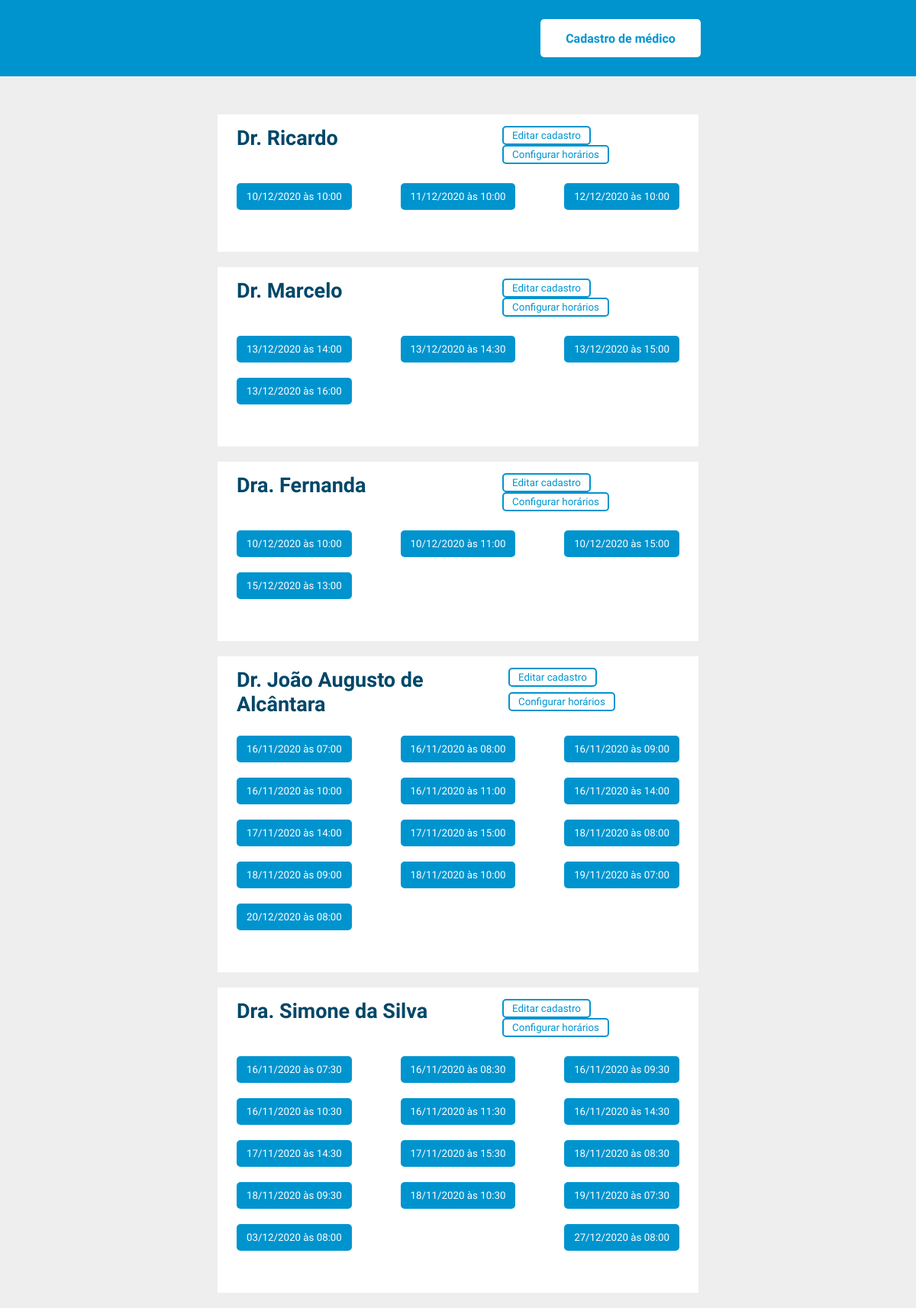
/src/index.php, run on the app's committed database.
### tables this page shows
CREATE TABLE `medico` (
  `id` int NOT NULL,
  `email` varchar(255) NOT NULL,
  `nome` varchar(255) NOT NULL,
  `senha` varchar(50) DEFAULT NULL,
  `data_criacao` timestamp NULL DEFAULT NULL,
  `data_alteracao` timestamp NULL DEFAULT NULL
);

CREATE TABLE `horario` (
  `id` int NOT NULL,
  `id_medico` int NOT NULL,
  `data_horario` datetime DEFAULT NULL,
  `horario_agendado` tinyint(1) DEFAULT '0',
  `data_criacao` timestamp NULL DEFAULT NULL,
  `data_alteracao` timestamp NULL DEFAULT NULL
);

### src/model/conexao-banco-dados.php (called while the page is built, shortened)
<?php
class Conexao {
  public function __construct() {
      try {
          $db = 'mysql:host='. DB_HOST .';dbname='. DB_NAME;
          $this->pdo = new PDO($db, DB_USER, DB_PASS);
      } catch(PDOException $e){
          print $e->getMessage();
      }
  }
}
?>

### src/model/medico-classe-dao.php (called while the page is built, shortened)
<?php
include_once 'conexao-banco-dados.php';
class MedicoDAO extends Conexao {
    public function listaMedicos() {
        try {
            $stmt = $this->pdo->query('SELECT DISTINCT medico.id, medico.nome, medico.email, medico.senha, min(horario.data_horario) FROM medico LEFT JOIN horario ON medico.id = horario.id_medico AND horario.horario_agendado = 0 AND horario.data_horario >= NOW() GROUP BY medico.id ORDER BY min(horario.data_horario) ASC');
            $dados = $stmt->fetchAll(PDO::FETCH_OBJ);
            return $dados;
        }
            catch (PDOException  $e) {
                print $e->getMessage();
        }
    }
}
?>

### src/model/horario-classe-dao.php (called while the page is built, shortened)
<?php
include_once 'conexao-banco-dados.php';
class HorarioDAO extends Conexao {
    public function listaHorarios($id_medico) {
        try {
            $stmt = $this->pdo->prepare('SELECT * FROM horario WHERE id_medico = :id_medico ORDER BY data_horario ASC' );
            $stmt->bindValue(':id_medico', $id_medico);
            if ($stmt->execute()) {
                $dados = $stmt->fetchAll(PDO::FETCH_OBJ);
                return $dados;
            }
            else
            {
                return false;
            }
        }
        catch (PDOException  $e) {
            print $e->getMessage();
        }
    }
}
?>

### src/index.php (the view, shortened to what this page needs)
<?php
    include 'header.php';
    include 'model/medico-classe-dao.php';
    include 'model/horario-classe-dao.php';
    $medicoDAO = new MedicoDAO();
    $medicos = $medicoDAO->listaMedicos();
    foreach ($medicos as $medico) {
        ?>
        <div class="medico-container">
            <div class="medico-header flex-row">
                <h1>
                    <?php echo $medico->nome ?>
                </h1>
                <div class="medico-buttons flex-row">
                    <button class="button flex-row"><a href='view/editar-cadastro-medico.php?id=<?php echo $medico->id ?>&medico=true'>Editar cadastro</a></button>
                    <button class="button flex-row"><a href='view/config-horarios.php?id=<?php echo $medico->id ?>&medico=true'>Configurar horários</a></button>
                </div>
            </div>
            <?php
                $horarioDAO = new HorarioDAO();
                $horarios = $horarioDAO->listaHorarios($medico->id);
            ?>
            <div class="horario-container flex-row">
                <?php
                    if($horarios) {
                        foreach ($horarios as $horario) {
                            $data = new DateTime($horario->data_horario);
                            $dataFormatada = date_format($data, 'd/m/Y à\s\ H:i'); ?>
                            <form method='post' action='controller/horario-controller.php'>
                                <button class='button' type='submit' name='agenda'>
                                    <?php echo $dataFormatada ?>
                                </button>
                            </form>
                        <?php
                        }
                    }
                    else {
                    echo "Sem horários";
                    }
                ?>
            </div>
        </div>
        <?php
    }
?>
</div>
</body>
</html>

### src/header.php (shortened to what this page needs)
<!DOCTYPE html>
<html lang="pt-br">
<head>
    <link rel="stylesheet" type="text/css" href="<?php echo URL;?>model/css/style.css">
</head>
<body>
    <div id="header" class="flex-row">
      <div class="button-container flex-row">
        <a class="button flex-row" href='<?php echo URL;?>view/cadastro-medico.php'>Cadastro de médico</a>
      </div>
    </div>
    <div id="content" class="flex-column">

### src/model/css/style.css (style rules this page uses)
body { margin: 0; padding: 0; font-family: 'Signika', sans-serif; background: #eeeeee; }
.flex-row { display: flex; }
.flex-column { display: flex; flex-direction: column; }
h1 { font-weight: bold; font-size: 27px; color: #004768; margin: 0; }
a, a:visited, a:hover, a:active { color: inherit; text-decoration: none; }
#header { background-color: #0094CF; height: 100px; justify-content: center; margin-bottom: 50px; }
#header .button-container { width: 53%; justify-content: flex-end; align-items: center; }
#header .button { justify-content: center; align-items: center; background: #fff; color: #0094CF; width: 210px; height: 50px; border-radius: 5px; font-weight: bold; }
.button { border: none; font-family: 'Signika', sans-serif; cursor: pointer; }
#content { justify-content: center; align-items: center; }
.medico-container { background: #fff; width: 50%; margin-bottom: 20px; padding: 15px; }
.medico-container .medico-header { justify-content: space-between; margin-left: 10px; }
.medico-container .medico-header .button { align-items: center; justify-content: center; border: 2px solid #0094CF; color: #0094CF; border-radius: 5px; background: #fff; padding-right: 11px; padding-left: 11px; height: 25px; margin-right: 10px; }
.medico-container .medico-buttons { justify-content: space-between; width: 41%; flex-wrap: wrap; }
.medico-container .horario-container { justify-content: space-between; flex-wrap: wrap; margin-top: 25px; margin-bottom: 20px; }
.medico-container .horario-container .button { background: #0094CF; margin-right: 10px; margin-left: 10px; margin-bottom: 20px; padding: 10px; border-radius: 5px; color: #fff; padding-right: 13px; padding-left: 13px; }
::placeholder { color: #b6b6b6; opacity: 1; }

### data on the page
medico: nome "Dr. Ricardo"
horario: data_horario "10/12/2020 às 10:00"
horario: data_horario "11/12/2020 às 10:00"
horario: data_horario "12/12/2020 às 10:00"
medico: nome "Dr. Marcelo"
horario: data_horario "13/12/2020 às 14:00"
horario: data_horario "13/12/2020 às 14:30"
horario: data_horario "13/12/2020 às 15:00"
horario: data_horario "13/12/2020 às 16:00"
medico: nome "Dra. Fernanda"
horario: data_horario "10/12/2020 às 10:00"
horario: data_horario "10/12/2020 às 11:00"
horario: data_horario "10/12/2020 às 15:00"
horario: data_horario "15/12/2020 às 13:00"
medico: nome "Dr. João Augusto de Alcântara"
horario: data_horario "16/11/2020 às 07:00"
horario: data_horario "16/11/2020 às 08:00"
horario: data_horario "16/11/2020 às 09:00"
horario: data_horario "16/11/2020 às 10:00"
horario: data_horario "16/11/2020 às 11:00"
horario: data_horario "16/11/2020 às 14:00"
horario: data_horario "17/11/2020 às 14:00"
horario: data_horario "17/11/2020 às 15:00"
horario: data_horario "18/11/2020 às 08:00"
horario: data_horario "18/11/2020 às 09:00"
horario: data_horario "18/11/2020 às 10:00"
horario: data_horario "19/11/2020 às 07:00"
horario: data_horario "20/12/2020 às 08:00"
medico: nome "Dra. Simone da Silva"
horario: data_horario "16/11/2020 às 07:30"
horario: data_horario "16/11/2020 às 08:30"
horario: data_horario "16/11/2020 às 09:30"
horario: data_horario "16/11/2020 às 10:30"
horario: data_horario "16/11/2020 às 11:30"
horario: data_horario "16/11/2020 às 14:30"
horario: data_horario "17/11/2020 às 14:30"
horario: data_horario "17/11/2020 às 15:30"
horario: data_horario "18/11/2020 às 08:30"
horario: data_horario "18/11/2020 às 09:30"
horario: data_horario "18/11/2020 às 10:30"
horario: data_horario "19/11/2020 às 07:30"
horario: data_horario "03/12/2020 às 08:00"
horario: data_horario "27/12/2020 às 08:00"
